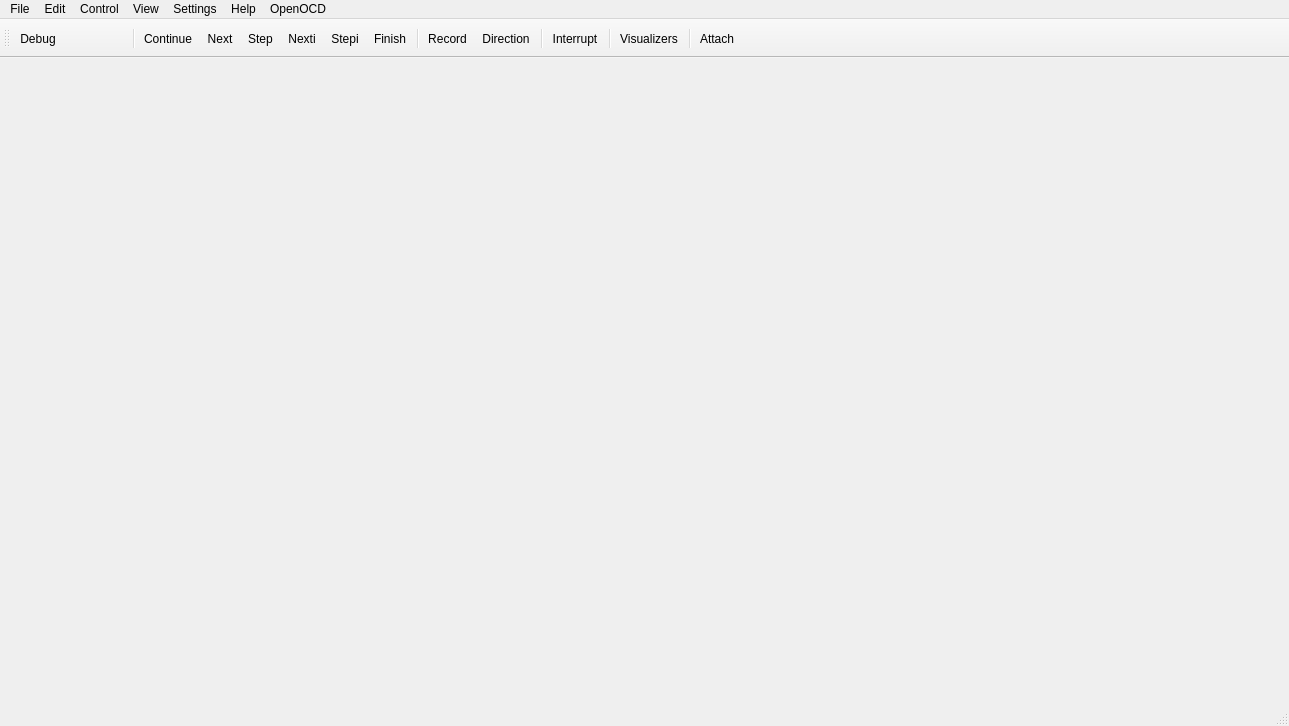
<?xml version="1.0" encoding="UTF-8"?>
<ui version="4.0">
 <class>SeerMainWindowForm</class>
 <widget class="QMainWindow" name="SeerMainWindowForm">
  <property name="geometry">
   <rect>
    <x>0</x>
    <y>0</y>
    <width>1289</width>
    <height>726</height>
   </rect>
  </property>
  <property name="contextMenuPolicy">
   <enum>Qt::NoContextMenu</enum>
  </property>
  <property name="windowTitle">
   <string>Seer Debugger</string>
  </property>
  <widget class="SeerGdbWidget" name="gdbWidget"/>
  <widget class="QMenuBar" name="menubar">
   <property name="geometry">
    <rect>
     <x>0</x>
     <y>0</y>
     <width>1289</width>
     <height>20</height>
    </rect>
   </property>
   <widget class="QMenu" name="menuFile">
    <property name="title">
     <string>File</string>
    </property>
    <addaction name="actionFileDebug"/>
    <addaction name="actionFileArguments"/>
    <addaction name="actionFileQuit"/>
   </widget>
   <widget class="QMenu" name="menuEdit">
    <property name="title">
     <string>Edit</string>
    </property>
   </widget>
   <widget class="QMenu" name="menuView">
    <property name="title">
     <string>View</string>
    </property>
    <widget class="QMenu" name="menuConsole">
     <property name="toolTip">
      <string/>
     </property>
     <property name="statusTip">
      <string/>
     </property>
     <property name="title">
      <string>Console</string>
     </property>
     <property name="icon">
      <iconset resource="resource.qrc">
       <normaloff>:/seer/resources/icons-icons/console.png</normaloff>:/seer/resources/icons-icons/console.png</iconset>
     </property>
     <addaction name="actionConsoleAttached"/>
     <addaction name="actionConsoleDetached"/>
     <addaction name="actionConsoleDetachedMinimized"/>
    </widget>
    <widget class="QMenu" name="menuStyles">
     <property name="title">
      <string>Styles</string>
     </property>
     <property name="icon">
      <iconset resource="resource.qrc">
       <normaloff>:/seer/resources/icons-icons/style.png</normaloff>:/seer/resources/icons-icons/style.png</iconset>
     </property>
    </widget>
    <addaction name="actionViewMemoryVisualizer"/>
    <addaction name="actionViewArrayVisualizer"/>
    <addaction name="actionViewMatrixVisualizer"/>
    <addaction name="actionViewStructVisualizer"/>
    <addaction name="actionViewBasicStructVisualizer"/>
    <addaction name="actionViewImageVisualizer"/>
    <addaction name="actionViewAssembly"/>
    <addaction name="menuConsole"/>
    <addaction name="menuStyles"/>
   </widget>
   <widget class="QMenu" name="menuSettings">
    <property name="title">
     <string>Settings</string>
    </property>
    <addaction name="actionSettingsConfiguration"/>
    <addaction name="actionSettingsSaveConfiguration"/>
   </widget>
   <widget class="QMenu" name="menuHelp">
    <property name="title">
     <string>Help</string>
    </property>
    <addaction name="actionHelpAbout"/>
   </widget>
   <widget class="QMenu" name="menuControl">
    <property name="title">
     <string>Control</string>
    </property>
    <widget class="QMenu" name="menuRecord">
     <property name="toolTip">
      <string>Set Record mode.</string>
     </property>
     <property name="title">
      <string>Record</string>
     </property>
     <property name="icon">
      <iconset resource="resource.qrc">
       <normaloff>:/seer/resources/RelaxLightIcons/tools-media-optical-burn-image.svg</normaloff>:/seer/resources/RelaxLightIcons/tools-media-optical-burn-image.svg</iconset>
     </property>
     <addaction name="actionControlRecordStart"/>
     <addaction name="actionControlRecordStop"/>
    </widget>
    <widget class="QMenu" name="menuDirection">
     <property name="toolTip">
      <string>Set Playback direction.</string>
     </property>
     <property name="title">
      <string>Direction</string>
     </property>
     <property name="icon">
      <iconset resource="resource.qrc">
       <normaloff>:/seer/resources/RelaxLightIcons/go-next.svg</normaloff>:/seer/resources/RelaxLightIcons/go-next.svg</iconset>
     </property>
     <addaction name="actionControlRecordForward"/>
     <addaction name="actionControlRecordReverse"/>
    </widget>
    <addaction name="actionControlRestart"/>
    <addaction name="actionControlTerminate"/>
    <addaction name="actionControlContinue"/>
    <addaction name="actionControlNext"/>
    <addaction name="actionControlStep"/>
    <addaction name="actionControlFinish"/>
    <addaction name="separator"/>
    <addaction name="actionControlNexti"/>
    <addaction name="actionControlStepi"/>
    <addaction name="separator"/>
    <addaction name="menuRecord"/>
    <addaction name="menuDirection"/>
    <addaction name="separator"/>
    <addaction name="actionControlInterrupt"/>
   </widget>
   <widget class="QMenu" name="menuOpenOCD">
    <property name="title">
     <string>OpenOCD</string>
    </property>
    <addaction name="actionOpenOCDAttach"/>
    <addaction name="actionOpenOCDDebugModule"/>
    <addaction name="separator"/>
    <addaction name="actionOpenOCDHelp"/>
   </widget>
   <addaction name="menuFile"/>
   <addaction name="menuEdit"/>
   <addaction name="menuControl"/>
   <addaction name="menuView"/>
   <addaction name="menuSettings"/>
   <addaction name="menuHelp"/>
   <addaction name="menuOpenOCD"/>
  </widget>
  <widget class="QStatusBar" name="statusbar"/>
  <widget class="QToolBar" name="toolBar">
   <property name="windowTitle">
    <string>toolBar</string>
   </property>
   <property name="toolButtonStyle">
    <enum>Qt::ToolButtonTextBesideIcon</enum>
   </property>
   <attribute name="toolBarArea">
    <enum>TopToolBarArea</enum>
   </attribute>
   <attribute name="toolBarBreak">
    <bool>false</bool>
   </attribute>
   <addaction name="actionGdbLaunch"/>
   <addaction name="actionGdbTerminate"/>
   <addaction name="actionGdbRestart"/>
   <addaction name="separator"/>
   <addaction name="actionGdbContinue"/>
   <addaction name="actionGdbNext"/>
   <addaction name="actionGdbStep"/>
   <addaction name="actionGdbNexti"/>
   <addaction name="actionGdbStepi"/>
   <addaction name="actionGdbFinish"/>
   <addaction name="separator"/>
   <addaction name="actionRecordProcess"/>
   <addaction name="actionRecordDirection"/>
   <addaction name="separator"/>
   <addaction name="actionInterruptProcess"/>
   <addaction name="separator"/>
   <addaction name="actionVisualizers"/>
   <addaction name="separator"/>
   <addaction name="actionOpenOCDAttach"/>
  </widget>
  <action name="actionFileQuit">
   <property name="icon">
    <iconset resource="resource.qrc">
     <normaloff>:/seer/resources/icons-icons/exit.png</normaloff>:/seer/resources/icons-icons/exit.png</iconset>
   </property>
   <property name="text">
    <string>Quit</string>
   </property>
   <property name="toolTip">
    <string>Quit</string>
   </property>
   <property name="statusTip">
    <string>Quit the  Seer debugger.</string>
   </property>
  </action>
  <action name="actionGdbRestart">
   <property name="icon">
    <iconset resource="resource.qrc">
     <normaloff>:/seer/resources/RelaxLightIcons/view-refresh.svg</normaloff>:/seer/resources/RelaxLightIcons/view-refresh.svg</iconset>
   </property>
   <property name="text">
    <string/>
   </property>
  </action>
  <action name="actionGdbNext">
   <property name="icon">
    <iconset resource="resource.qrc">
     <normaloff>:/seer/resources/RelaxLightIcons/debug-step-over.svg</normaloff>:/seer/resources/RelaxLightIcons/debug-step-over.svg</iconset>
   </property>
   <property name="text">
    <string>Next</string>
   </property>
  </action>
  <action name="actionGdbStep">
   <property name="icon">
    <iconset resource="resource.qrc">
     <normaloff>:/seer/resources/RelaxLightIcons/debug-step-into.svg</normaloff>:/seer/resources/RelaxLightIcons/debug-step-into.svg</iconset>
   </property>
   <property name="text">
    <string>Step</string>
   </property>
  </action>
  <action name="actionGdbFinish">
   <property name="icon">
    <iconset resource="resource.qrc">
     <normaloff>:/seer/resources/RelaxLightIcons/debug-step-out.svg</normaloff>:/seer/resources/RelaxLightIcons/debug-step-out.svg</iconset>
   </property>
   <property name="text">
    <string>Finish</string>
   </property>
  </action>
  <action name="actionGdbContinue">
   <property name="icon">
    <iconset resource="resource.qrc">
     <normaloff>:/seer/resources/RelaxLightIcons/debug-execute-from-cursor.svg</normaloff>:/seer/resources/RelaxLightIcons/debug-execute-from-cursor.svg</iconset>
   </property>
   <property name="text">
    <string>Continue</string>
   </property>
  </action>
  <action name="actionFileDebug">
   <property name="icon">
    <iconset resource="resource.qrc">
     <normaloff>:/seer/resources/thenounproject/fortune-teller.svg</normaloff>:/seer/resources/thenounproject/fortune-teller.svg</iconset>
   </property>
   <property name="text">
    <string>Debug...</string>
   </property>
   <property name="toolTip">
    <string>Debug</string>
   </property>
   <property name="statusTip">
    <string>Load an executable to debug.</string>
   </property>
  </action>
  <action name="actionFileArguments">
   <property name="icon">
    <iconset resource="resource.qrc">
     <normaloff>:/seer/resources/icons-icons/arguments.png</normaloff>:/seer/resources/icons-icons/arguments.png</iconset>
   </property>
   <property name="text">
    <string>Arguments...</string>
   </property>
   <property name="toolTip">
    <string>Arguments</string>
   </property>
   <property name="statusTip">
    <string>Specify new arguments to the current executable.</string>
   </property>
  </action>
  <action name="actionInterruptProcess">
   <property name="icon">
    <iconset resource="resource.qrc">
     <normaloff>:/seer/resources/thenounproject/stop.svg</normaloff>:/seer/resources/thenounproject/stop.svg</iconset>
   </property>
   <property name="text">
    <string>Interrupt</string>
   </property>
   <property name="toolTip">
    <string>Send a 'Terminate' signal to the process.&lt;br/&gt;&lt;br/&gt;Hold down for alternate signals.</string>
   </property>
  </action>
  <action name="actionHelpAbout">
   <property name="icon">
    <iconset resource="resource.qrc">
     <normaloff>:/seer/resources/seergdb_32x32.png</normaloff>:/seer/resources/seergdb_32x32.png</iconset>
   </property>
   <property name="text">
    <string>About Seer</string>
   </property>
   <property name="statusTip">
    <string>About Seer</string>
   </property>
  </action>
  <action name="actionViewMemoryVisualizer">
   <property name="icon">
    <iconset resource="resource.qrc">
     <normaloff>:/seer/resources/thenounproject/memory.svg</normaloff>:/seer/resources/thenounproject/memory.svg</iconset>
   </property>
   <property name="text">
    <string>Memory Visualizer</string>
   </property>
   <property name="statusTip">
    <string>Launch a blank Memory Visualizer.</string>
   </property>
  </action>
  <action name="actionViewArrayVisualizer">
   <property name="icon">
    <iconset resource="resource.qrc">
     <normaloff>:/seer/resources/thenounproject/memory.svg</normaloff>:/seer/resources/thenounproject/memory.svg</iconset>
   </property>
   <property name="text">
    <string>Array Visualizer</string>
   </property>
   <property name="statusTip">
    <string>Launch a blank Array Visualizer.</string>
   </property>
  </action>
  <action name="actionControlRestart">
   <property name="icon">
    <iconset resource="resource.qrc">
     <normaloff>:/seer/resources/RelaxLightIcons/view-refresh.svg</normaloff>:/seer/resources/RelaxLightIcons/view-refresh.svg</iconset>
   </property>
   <property name="text">
    <string/>
   </property>
   <property name="statusTip">
    <string>Start the program in GDB. Honor breakpoints, if any.</string>
   </property>
  </action>
  <action name="actionControlContinue">
   <property name="icon">
    <iconset resource="resource.qrc">
     <normaloff>:/seer/resources/RelaxLightIcons/debug-execute-from-cursor.svg</normaloff>:/seer/resources/RelaxLightIcons/debug-execute-from-cursor.svg</iconset>
   </property>
   <property name="text">
    <string>Continue</string>
   </property>
   <property name="toolTip">
    <string>Continue</string>
   </property>
   <property name="statusTip">
    <string>Continue executing the program. Stop at any breakpoints, or when the program exits.</string>
   </property>
  </action>
  <action name="actionControlNext">
   <property name="icon">
    <iconset resource="resource.qrc">
     <normaloff>:/seer/resources/RelaxLightIcons/debug-step-over.svg</normaloff>:/seer/resources/RelaxLightIcons/debug-step-over.svg</iconset>
   </property>
   <property name="text">
    <string>Next</string>
   </property>
   <property name="toolTip">
    <string>Next</string>
   </property>
   <property name="statusTip">
    <string>Execute next step, step over functions.</string>
   </property>
  </action>
  <action name="actionControlStep">
   <property name="icon">
    <iconset resource="resource.qrc">
     <normaloff>:/seer/resources/RelaxLightIcons/debug-step-into.svg</normaloff>:/seer/resources/RelaxLightIcons/debug-step-into.svg</iconset>
   </property>
   <property name="text">
    <string>Step</string>
   </property>
   <property name="toolTip">
    <string>Step</string>
   </property>
   <property name="statusTip">
    <string>Execute next step, step into functions.</string>
   </property>
  </action>
  <action name="actionControlFinish">
   <property name="icon">
    <iconset resource="resource.qrc">
     <normaloff>:/seer/resources/RelaxLightIcons/debug-step-out.svg</normaloff>:/seer/resources/RelaxLightIcons/debug-step-out.svg</iconset>
   </property>
   <property name="text">
    <string>Finish</string>
   </property>
   <property name="toolTip">
    <string>Finish</string>
   </property>
   <property name="statusTip">
    <string>Execute the remaining function, stop after it exits.</string>
   </property>
  </action>
  <action name="actionControlInterrupt">
   <property name="icon">
    <iconset resource="resource.qrc">
     <normaloff>:/seer/resources/thenounproject/stop.svg</normaloff>:/seer/resources/thenounproject/stop.svg</iconset>
   </property>
   <property name="text">
    <string>Interrupt</string>
   </property>
   <property name="toolTip">
    <string>Interrupt</string>
   </property>
   <property name="statusTip">
    <string>Send a 'Terminate' signal to the process.</string>
   </property>
  </action>
  <action name="actionSettingsConfiguration">
   <property name="icon">
    <iconset resource="resource.qrc">
     <normaloff>:/seer/resources/thenounproject/configure.svg</normaloff>:/seer/resources/thenounproject/configure.svg</iconset>
   </property>
   <property name="text">
    <string>Configuration...</string>
   </property>
   <property name="statusTip">
    <string>Configure Seer.</string>
   </property>
  </action>
  <action name="actionSettingsSaveConfiguration">
   <property name="icon">
    <iconset resource="resource.qrc">
     <normaloff>:/seer/resources/RelaxLightIcons/document-save.svg</normaloff>:/seer/resources/RelaxLightIcons/document-save.svg</iconset>
   </property>
   <property name="text">
    <string>Save Configuration...</string>
   </property>
   <property name="statusTip">
    <string>Save the configurations so future Seer sessions will use them.</string>
   </property>
  </action>
  <action name="actionConsoleAttached">
   <property name="icon">
    <iconset resource="resource.qrc">
     <normaloff>:/seer/resources/icons-icons/attach.png</normaloff>:/seer/resources/icons-icons/attach.png</iconset>
   </property>
   <property name="text">
    <string>Attached</string>
   </property>
   <property name="toolTip">
    <string>Show the console window in Seer's tabs.</string>
   </property>
   <property name="statusTip">
    <string>Show the console window in Seer's tabs.</string>
   </property>
  </action>
  <action name="actionConsoleDetached">
   <property name="icon">
    <iconset resource="resource.qrc">
     <normaloff>:/seer/resources/icons-icons/maximize.png</normaloff>:/seer/resources/icons-icons/maximize.png</iconset>
   </property>
   <property name="text">
    <string>Detached</string>
   </property>
   <property name="toolTip">
    <string>Detach the console into it's own window.</string>
   </property>
   <property name="statusTip">
    <string>Detach the console into it's own window.</string>
   </property>
  </action>
  <action name="actionConsoleDetachedMinimized">
   <property name="icon">
    <iconset resource="resource.qrc">
     <normaloff>:/seer/resources/icons-icons/minimize.png</normaloff>:/seer/resources/icons-icons/minimize.png</iconset>
   </property>
   <property name="text">
    <string>Detached Minimized</string>
   </property>
   <property name="toolTip">
    <string>Detach the console into it's own minimaize window.</string>
   </property>
   <property name="statusTip">
    <string>Detach the console into it's own minimaize window.</string>
   </property>
  </action>
  <action name="actionControlNexti">
   <property name="icon">
    <iconset resource="resource.qrc">
     <normaloff>:/seer/resources/RelaxLightIcons/debug-step-instruction.svg</normaloff>:/seer/resources/RelaxLightIcons/debug-step-instruction.svg</iconset>
   </property>
   <property name="text">
    <string>Nexti</string>
   </property>
   <property name="statusTip">
    <string>Execute next instruction, step over functions.</string>
   </property>
  </action>
  <action name="actionControlStepi">
   <property name="icon">
    <iconset resource="resource.qrc">
     <normaloff>:/seer/resources/RelaxLightIcons/debug-step-into-instruction.svg</normaloff>:/seer/resources/RelaxLightIcons/debug-step-into-instruction.svg</iconset>
   </property>
   <property name="text">
    <string>Stepi</string>
   </property>
   <property name="statusTip">
    <string>Execute next instruction, step into functions.</string>
   </property>
  </action>
  <action name="actionViewAssembly">
   <property name="icon">
    <iconset resource="resource.qrc">
     <normaloff>:/seer/resources/thenounproject/assembly.svg</normaloff>:/seer/resources/thenounproject/assembly.svg</iconset>
   </property>
   <property name="text">
    <string>Assembly View</string>
   </property>
   <property name="statusTip">
    <string>View the program's assembly.</string>
   </property>
  </action>
  <action name="actionViewStructVisualizer">
   <property name="icon">
    <iconset resource="resource.qrc">
     <normaloff>:/seer/resources/thenounproject/memory.svg</normaloff>:/seer/resources/thenounproject/memory.svg</iconset>
   </property>
   <property name="text">
    <string>Struct Visualizer</string>
   </property>
   <property name="statusTip">
    <string>Launch a blank Struct Visualizer.</string>
   </property>
  </action>
  <action name="actionControlRecordStop">
   <property name="icon">
    <iconset resource="resource.qrc">
     <normaloff>:/seer/resources/thenounproject/stop.svg</normaloff>:/seer/resources/thenounproject/stop.svg</iconset>
   </property>
   <property name="text">
    <string>Stop</string>
   </property>
   <property name="toolTip">
    <string>Stop Record mode.</string>
   </property>
  </action>
  <action name="actionControlRecordReverse">
   <property name="checkable">
    <bool>true</bool>
   </property>
   <property name="icon">
    <iconset resource="resource.qrc">
     <normaloff>:/seer/resources/RelaxLightIcons/go-previous.svg</normaloff>:/seer/resources/RelaxLightIcons/go-previous.svg</iconset>
   </property>
   <property name="text">
    <string>Reverse</string>
   </property>
   <property name="toolTip">
    <string>Set Gdb Playback to reverse.</string>
   </property>
  </action>
  <action name="actionRecordProcess">
   <property name="icon">
    <iconset resource="resource.qrc">
     <normaloff>:/seer/resources/RelaxLightIcons/tools-media-optical-burn-image.svg</normaloff>:/seer/resources/RelaxLightIcons/tools-media-optical-burn-image.svg</iconset>
   </property>
   <property name="text">
    <string>Record</string>
   </property>
   <property name="toolTip">
    <string>Toggle Record mode.</string>
   </property>
  </action>
  <action name="actionControlRecordStart">
   <property name="icon">
    <iconset resource="resource.qrc">
     <normaloff>:/seer/resources/RelaxLightIcons/debug-execute-from-cursor.svg</normaloff>:/seer/resources/RelaxLightIcons/debug-execute-from-cursor.svg</iconset>
   </property>
   <property name="text">
    <string>Start</string>
   </property>
   <property name="toolTip">
    <string>Start Record mode.</string>
   </property>
  </action>
  <action name="actionControlRecordForward">
   <property name="checkable">
    <bool>true</bool>
   </property>
   <property name="icon">
    <iconset resource="resource.qrc">
     <normaloff>:/seer/resources/RelaxLightIcons/go-next.svg</normaloff>:/seer/resources/RelaxLightIcons/go-next.svg</iconset>
   </property>
   <property name="text">
    <string>Forward</string>
   </property>
   <property name="toolTip">
    <string>Set Gdb Playback to forward.</string>
   </property>
  </action>
  <action name="actionRecordDirection">
   <property name="icon">
    <iconset resource="resource.qrc">
     <normaloff>:/seer/resources/RelaxLightIcons/go-next.svg</normaloff>:/seer/resources/RelaxLightIcons/go-next.svg</iconset>
   </property>
   <property name="text">
    <string>Direction</string>
   </property>
   <property name="toolTip">
    <string>Toggle Playback direction.</string>
   </property>
  </action>
  <action name="actionViewImageVisualizer">
   <property name="icon">
    <iconset resource="resource.qrc">
     <normaloff>:/seer/resources/thenounproject/memory.svg</normaloff>:/seer/resources/thenounproject/memory.svg</iconset>
   </property>
   <property name="text">
    <string>Image Visualizer</string>
   </property>
   <property name="statusTip">
    <string>Launch a blank Image Visualizer.</string>
   </property>
  </action>
  <action name="actionGdbNexti">
   <property name="icon">
    <iconset resource="resource.qrc">
     <normaloff>:/seer/resources/RelaxLightIcons/debug-step-instruction.svg</normaloff>:/seer/resources/RelaxLightIcons/debug-step-instruction.svg</iconset>
   </property>
   <property name="text">
    <string>Nexti</string>
   </property>
   <property name="toolTip">
    <string>Nexti</string>
   </property>
  </action>
  <action name="actionGdbStepi">
   <property name="icon">
    <iconset resource="resource.qrc">
     <normaloff>:/seer/resources/RelaxLightIcons/debug-step-into-instruction.svg</normaloff>:/seer/resources/RelaxLightIcons/debug-step-into-instruction.svg</iconset>
   </property>
   <property name="text">
    <string>Stepi</string>
   </property>
   <property name="toolTip">
    <string>Stepi</string>
   </property>
  </action>
  <action name="actionVisualizers">
   <property name="icon">
    <iconset resource="resource.qrc">
     <normaloff>:/seer/resources/thenounproject/memory.svg</normaloff>:/seer/resources/thenounproject/memory.svg</iconset>
   </property>
   <property name="text">
    <string>Visualizers</string>
   </property>
   <property name="toolTip">
    <string>Launch a Memory visualizer.&lt;br/&gt;&lt;br/&gt;Hold down for alternate visualizers.</string>
   </property>
  </action>
  <action name="actionViewBasicStructVisualizer">
   <property name="icon">
    <iconset resource="resource.qrc">
     <normaloff>:/seer/resources/thenounproject/memory.svg</normaloff>:/seer/resources/thenounproject/memory.svg</iconset>
   </property>
   <property name="text">
    <string>Basic Struct Visualizer</string>
   </property>
   <property name="statusTip">
    <string>Launch a blank Basic Struct Visualizer.</string>
   </property>
  </action>
  <action name="actionViewExecutionMessages">
   <property name="text">
    <string>Execution Messages</string>
   </property>
   <property name="statusTip">
    <string>View the program's execution messages.</string>
   </property>
  </action>
  <action name="actionGdbTerminate">
   <property name="icon">
    <iconset resource="resource.qrc">
     <normaloff>:/seer/resources/RelaxLightIcons/system-shutdown.svg</normaloff>:/seer/resources/RelaxLightIcons/system-shutdown.svg</iconset>
   </property>
   <property name="text">
    <string/>
   </property>
   <property name="toolTip">
    <string/>
   </property>
   <property name="menuRole">
    <enum>QAction::NoRole</enum>
   </property>
  </action>
  <action name="actionGdbLaunch">
   <property name="icon">
    <iconset resource="resource.qrc">
     <normaloff>:/seer/resources/thenounproject/fortune-teller.svg</normaloff>:/seer/resources/thenounproject/fortune-teller.svg</iconset>
   </property>
   <property name="text">
    <string>Debug</string>
   </property>
   <property name="toolTip">
    <string>Launch a debugging session.</string>
   </property>
   <property name="menuRole">
    <enum>QAction::NoRole</enum>
   </property>
  </action>
  <action name="actionControlTerminate">
   <property name="icon">
    <iconset resource="resource.qrc">
     <normaloff>:/seer/resources/RelaxLightIcons/system-shutdown.svg</normaloff>:/seer/resources/RelaxLightIcons/system-shutdown.svg</iconset>
   </property>
   <property name="text">
    <string/>
   </property>
   <property name="toolTip">
    <string/>
   </property>
   <property name="statusTip">
    <string/>
   </property>
   <property name="menuRole">
    <enum>QAction::NoRole</enum>
   </property>
  </action>
  <action name="actionViewMatrixVisualizer">
   <property name="icon">
    <iconset resource="resource.qrc">
     <normaloff>:/seer/resources/thenounproject/memory.svg</normaloff>:/seer/resources/thenounproject/memory.svg</iconset>
   </property>
   <property name="text">
    <string>Matrix Visualizer</string>
   </property>
   <property name="statusTip">
    <string>Launch a blank Matrix Visualizer.</string>
   </property>
  </action>
  <action name="actionOpenOCDDebugModule">
   <property name="text">
    <string>Module Debugging</string>
   </property>
  </action>
  <action name="actionOpenOCDConfiguration">
   <property name="icon">
    <iconset resource="resource.qrc">
     <normaloff>:/seer/resources/thenounproject/configure.svg</normaloff>:/seer/resources/thenounproject/configure.svg</iconset>
   </property>
   <property name="text">
    <string>Configuration...</string>
   </property>
  </action>
  <action name="actionOpenOCDRecent_Project">
   <property name="text">
    <string>Recent OpenOCD Project</string>
   </property>
   <property name="toolTip">
    <string>Recent Project</string>
   </property>
  </action>
  <action name="actionOpenOCDImport_Project">
   <property name="icon">
    <iconset resource="resource.qrc">
     <normaloff>:/seer/resources/icons-icons/import.png</normaloff>:/seer/resources/icons-icons/import.png</iconset>
   </property>
   <property name="text">
    <string>Import Project</string>
   </property>
  </action>
  <action name="actionOpenOCDHelp">
   <property name="icon">
    <iconset resource="resource.qrc">
     <normaloff>:/seer/resources/icons-icons/help.png</normaloff>:/seer/resources/icons-icons/help.png</iconset>
   </property>
   <property name="text">
    <string>Help</string>
   </property>
  </action>
  <action name="actionOpenOCDAttach">
   <property name="checkable">
    <bool>true</bool>
   </property>
   <property name="checked">
    <bool>false</bool>
   </property>
   <property name="enabled">
    <bool>true</bool>
   </property>
   <property name="icon">
    <iconset resource="resource.qrc">
     <normaloff>:/seer/resources/icons-icons/openOCDattach.png</normaloff>:/seer/resources/icons-icons/openOCDattach.png</iconset>
   </property>
   <property name="text">
    <string>Attach</string>
   </property>
   <property name="toolTip">
    <string>Connect OpenOCD to target</string>
   </property>
   <property name="whatsThis">
    <string extracomment="OpenOCD connect to target"/>
   </property>
   <property name="font">
    <font/>
   </property>
   <property name="visible">
    <bool>true</bool>
   </property>
  </action>
 </widget>
 <customwidgets>
  <customwidget>
   <class>SeerGdbWidget</class>
   <extends>QWidget</extends>
   <header>SeerGdbWidget.h</header>
   <container>1</container>
  </customwidget>
 </customwidgets>
 <resources>
  <include location="resource.qrc"/>
 </resources>
 <connections/>
</ui>
